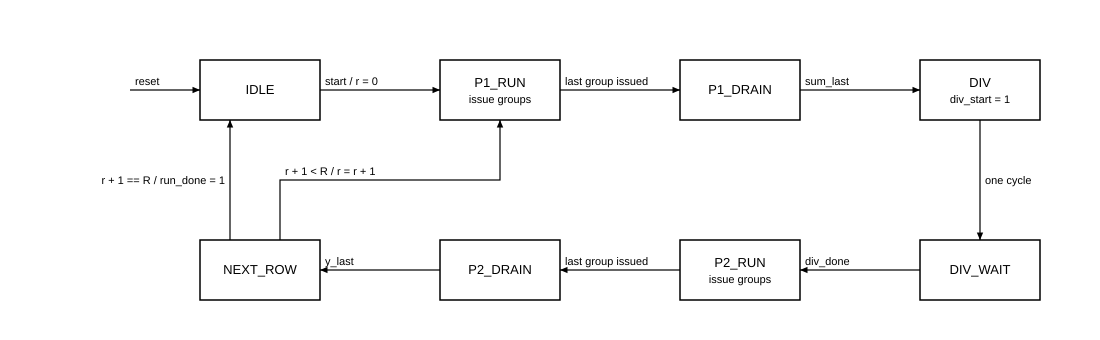

Here is the Python script that generated this plot:
"""smx_ctrl state machine. Run: python3 docs/spec/fig/smx_fsm.py"""
from schematic import Sheet

s = Sheet("smx_fsm", 1100, 340)
s.box(200, 60, 120, 60, "IDLE")
s.box(440, 60, 120, 60, "P1_RUN", "issue groups")
s.box(680, 60, 120, 60, "P1_DRAIN")
s.box(920, 60, 120, 60, "DIV", "div_start = 1")
s.box(920, 240, 120, 60, "DIV_WAIT")
s.box(680, 240, 120, 60, "P2_RUN", "issue groups")
s.box(440, 240, 120, 60, "P2_DRAIN")
s.box(200, 240, 120, 60, "NEXT_ROW")

s.wire([(130, 90), (200, 90)], "reset")
s.wire([(320, 90), (440, 90)], "start / r = 0")
s.wire([(560, 90), (680, 90)], "last group issued")
s.wire([(800, 90), (920, 90)], "sum_last")
s.wire([(980, 120), (980, 240)], "one cycle")
s.wire([(920, 270), (800, 270)], "div_done")
s.wire([(680, 270), (560, 270)], "last group issued")
s.wire([(440, 270), (320, 270)], "y_last")
s.wire([(230, 240), (230, 120)], "r + 1 == R / run_done = 1", side="left")
s.wire([(280, 240), (280, 180), (500, 180), (500, 120)], "r + 1 < R / r = r + 1", at=1)
s.save(__file__)
